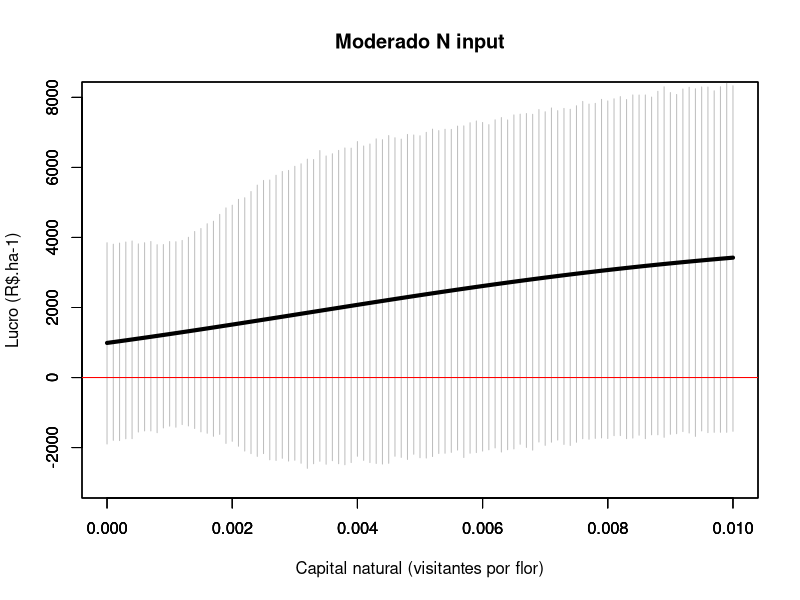
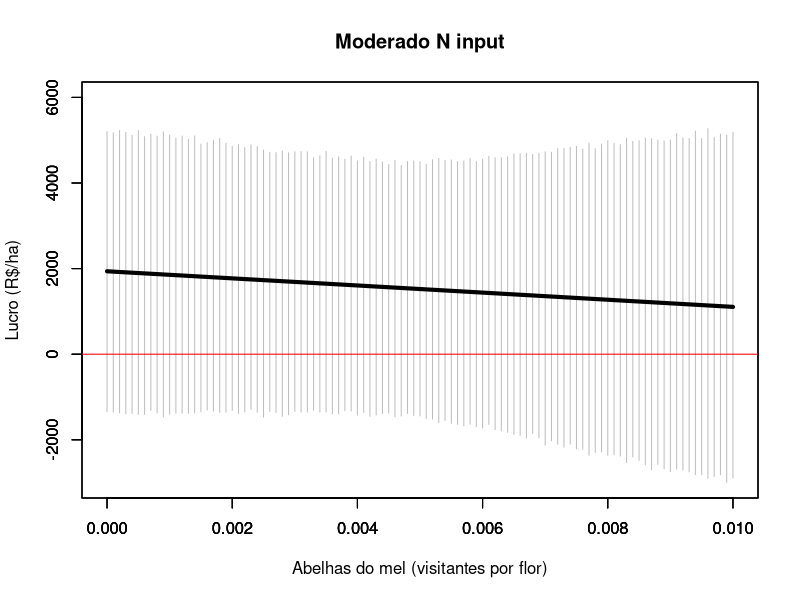
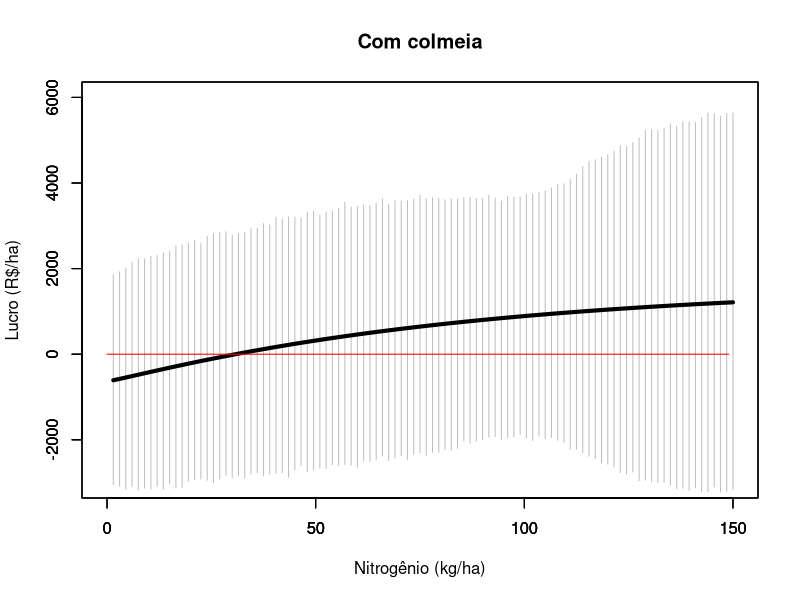

Here is the R script that generated these plots, in order:
#Modelo conceitual para a avaliação econômica da polinização agrícola. 
#Este código deve ser usado no programa R.

#A aplicação do modelo consiste em 4 etapas:
#1ª: inserir os coeficientes das equações dos modelos estatístico;
#2ª: inserir os dados de custo de produção e dos preços;
#3ª: adaptar as equações;
#4ª: simular os cenários das projeções do lucro em relação às práticas de manejo.

#Para replicar o modelo considerando as mesmas práticas de manejo usadas no caso do feijão, 
#basta adaptar os valores dos coeficientes (1ª etapa), do custo de produção e dos preços (2ª etapa)
#Para acrescentar novas práticas de manejo agrícola (i.e., convencional ou de polinizadores), 
#terá que adaptar as equações (3ª etapa), acrescentando as novas variáveis onde forem necessárias. 


#Primeira etapa: Inserir os coeficientes das seguintes equações:
#1. Modelo de produtividade;
#2. Modelo de baixa qualidade;
#3. Modelo de alta qualidade. 

#########################
#MODELO DA PRODUTIVIDADE#
#########################

# Este modelo indica o quanto a produtividade por flor (g/flor) é afetada pelas:
# 1. prática de fertilizante (kg de nitrogênio por hectare);
# 2. prática de manejo de abelhas (densidade de abelha do mel - visitantes por flor);
# 3. prática do capital natural (densidade de polinizadores nativos - visitantes por flor). 

#intercepto: produtividade média (g/flow) obtida sem as práticas de manejo consideradas neste estudo. 
#desvio padrão: obtido pela multiplicação entre o erro padrão e a raiz quadrada do grau de liberdade dos resíduos. 
baseY= -7.4024
baseYsd= 2.1232*sqrt(26) #erro padrão*sqrt(graus de liberdade)
#fertilizante: efeito do nitrogênio (kg/ha) na produtividade (g/flor). 
#   Nessa variável foi usada a transformação logarítmica no caso do feijão. 
#   Em seguida, inserir o erro padrão e o grau de liberdade do resíduo para calcular o desvio padrão. 
eN=1.6145 
eNsd= 0.4663*sqrt(26)
#manejo de abelhas: o efeito da densidade de abelhas do mel (visitantes por flor) na produtividade (g/flor). 
#   Em seguida, inserir o erro padrão e o grau de liberdade do resíduo para calcular o desvio padrão.
eMB=-37.1699
eMBsd=29.1504*sqrt(26)
#capital natural: o efeito da densidade de polinizadores nativos (visitantes por flor) na produtividade (g/flor). 
#   Em seguida, inserir o erro padrão e o grau de liberdade do resíduo para calcular o desvio padrão.
eNC = 2420.3289
eNCsd=1357.9591*sqrt(26) 
#(fertilizante)*(manejo de abelhas): efeito da interação entre nitrogênio (fertilizante) e o manejo de abelha (densidade)
#   na produtividade (g/flor).
#   Em seguida, inserir o erro padrão e o grau de liberdade do resíduo para calcular o desvio padrão. 
iN_MB=0 
iN_MBsd=0
#(fertilizante)*(capital natural): efeito da interação entre nitrogênio (fertilizante) e o capital natural (densidade)
#   na produtividade (g/flor).
#   Em seguida, inserir o erro padrão e o grau de liberdade do resíduo para calcular o desvio padrão. 
iN_NC=-530.7988
iN_NCsd=300.6824*sqrt(26)
#(manejo de abelha)*(capital natural): efeito da interação entre manejo de abelha (densidade) e o capital natural (densidade)
#   na produtividade (g/flor).
#   Em seguida, inserir o erro padrão e o grau de liberdade do resíduo para calcular o desvio padrão. 
iNC_MB=0
iNC_MBsd=0



###########################
#MODELO DA BAIXA QUALIDADE#
###########################

# Este modelo indica o quanto a probabilidade de um feijão ser considerado de baixa qualidade é afetada por:
# 1. prática de fertilizante (kg de nitrogênio por hectare);
# 2. prática de manejo de abelhas (densidade de abelha do mel - visitantes por flor);
# 3. prática do capital natural (riqueza de polinizadores nativos - nº de espécies por flor).

#O primeiro valor se refere ao coeficiente de cada variável explicativa do modelo. 
#O segundo valor se refere ao desvio padrão calculado com base no erro padrão e no grau de liberdade do resíduo. 

#intercepto: probabilidade média obtida sem o efeito das práticas de manejo conisderadas no estudo. 
baseQl=6.403e-01
baseQlsd=3.520*sqrt(26)
#fertilizante: efeito do nitroênio (kg/ha) na probabilidade de ocorrência da baixa qualidade.
eqlN=-5.795e-02 
eqlNsd=2.919e-02*sqrt(26)
#manejo de abelha: efeito da densidade de abelhas (visitantes por flor) na probabilidade de ocorrência da baixa qualidade.  
eqlMB=5.717e+03
eqlMBsd=1.654e+03*sqrt(26)
#capital natural: efeito da riqueza de polinizadores nativos (nª de espécies por flor) na probabilidade de ocorrência da baixa qualidade. 
eqlNC=-6.599e+03 
eqlNCsd=2.299e+03*sqrt(26)
#(fertilizante)*(manejo de abelhas): efeito da interação entre nitrogênio (kg/ha) e o manejo de abelha (densidade) na probabilidade de baixa qualidade.
iqlN_MB=5.362e+01 
iqlN_MBsd=1.615e+01
#(fertilizante)*(capital natural): efeito da interação entre nitrogênio (kg/ha) e o capital natural (riqueza) na probabilidade de baixa qualidade.
iqlN_NC=7.342e+01
iqlN_NCsd=2.476e+01*sqrt(26)
#(manejo de abelhas)*(capital natural): efeito da interação entre abelha do mel (densidade) e o capital natural (riqueza) na probabilidade de baixa qualidade.
iqlNC_MB=-3.906e+05
iqlNC_MBsd=2.166e+05*sqrt(26)

##########################
#MODELO DA ALTA QUALIDADE#
##########################

# Este modelo indica o quanto a probabilidade de um feijão ser considerado de alta qualidade é afetada por:
# 1. prática de fertilizante (kg de nitrogênio por hectare);
# 2. prática de manejo de abelhas (densidade de abelha do mel - visitantes por flor);
# 3. prática do capital natural (densidade de polinizadores nativos - visitantes por flor). 

#O primeiro valor se refere ao coeficiente de cada variável explicativa do modelo. 
#O segundo valor se refere ao desvio padrão calculado com base no erro padrão e no grau de liberdade do resíduo. 


#intercepto: probabilidade obtida sem o efeito das práticas de manejo conisderadas no estudo. 
baseQh=-4.247e+00
baseQhsd=2.412*sqrt(26)
#fertilizante: efeito do nitroênio (kg/ha) na probabilidade de ocorrência da alta qualidade.
eqhN=2.783e-02
eqhNsd=2.290e-02*sqrt(26)
#manejo de abelha: efeito da densidade de abelhas (visitantes por flor) na probabilidade de ocorrência da alta qualidade.  
eqhMB=-1.020e+03
eqhMBsd=3.500e+02*sqrt(26)
#capital natural: efeito da densidade de polinizadores nativos (visitantes por flor) na probabilidade de ocorrência da alta qualidade. 
eqhNC=5.094e+03
eqhNCsd=6.598e+02*sqrt(26)
#(fertilizante)*(manejo de abelhas): efeito da interação entre nitrogênio (kg/ha) e o manejo de abelha (densidade) na probabilidade de alta qualidade.
iqhN_MB=1.156e+01 
iqhN_MBsd=3.363*sqrt(26)
#(fertilizante)*(capital natural): efeito da interação entre nitrogênio (kg/ha) e o capital natural (riqueza) na probabilidade de alta qualidade.
iqhN_NC=-5.538e+01
iqhN_NCsd=7.208*sqrt(26)
#(manejo de abelhas)*(capital natural): efeito da interação entre abelha do mel (densidade) e o capital natural (riqueza) na probabilidade de alta qualidade.
iqhNC_MB=0
iqhNC_MBsd=0



#SEGUNDA ETAPA: Inserir os dados dos custos de produção e dos preços  

#Custo associado com a aplicação de pesticida (R$/ha).
#No caso da aplicação no feijão, esse insumo foi agrupado junto a outros insumos nos custos variáveis. 
Cpest=0 
#Custo associado com a aplicação de fertilizante (R$ por kg de nitrogenio aplicado por hectare).
#O custo do fertilizante foi baseado no custo do nitrogênio contido na ureia. 
#1 kg de ureia custa R$ 1,56 e contém 0.4 kg de nitrogênio, logo, 1kg de nitrogênio custa R$3.54.
Cfert=3.54
#Custo associado com o manejo de abelhas.
#O custo está associado aos gastos para instalar um colmeia no campo agrícola.
#Como as equações na 1ª etapa estão relacionadas à densidade de polinizadores, o custo foi considerado aqui como sendo 
#também em função da densidade de abelhas manejadas. 
#A instalação de uma colmeia é de R$350,00 e oferece 3333 abelhas por hectare. 
#Cada hectare tem em média 389 mil flores durante o pico da floração.
#Assim, cada colmeia permite um aumento de densidade de 0.01 abelhas do mel por flor. 
#Portanto, o custo para se ter 1 abelha do mel por flor é de R$40,8 mil por hectare por mês (350/(3333/389000)).
#Este valor será multiplicado pela densidade que se busca atingir.
#Por exemplo, considerando a densidade dada por 1 colmeia (i.e., 0.01 visitantes por flor), 
#o custo do manejo será de R$408/mês (40800*0.01).
#Assumi-se que os produtores aluguarão as colmeias por 1 mes (período da floração).
Cmb=40800
#Custo associado com o manejo do capital natural (R$/ha).
#No caso do feijão, esse componente foi considerado nulo. 
Cnc=0
#Custos fixos (R$/ha).
Cother=229
#Custo variável (R$ por kg produzido) 
VC=0.83
#Preços associados a cada categoria de qualidade do produto (R$)
PriceHQ=2.25 # para alta qualidade
PriceMQ=2 # para média qualidade
PriceLQ=1.75 # para baixa qualidade




#TERCEIRA ETAPA: Adaptação das equações
 

##EQUAÇÃO DA PRODUTIVIDADE

Yield_function = function(NC, MB, N){
  
  #Efeito do capital natural (NC), do manejo de abelhas (MB) e do fertilizante (N) sobre a produtividade (Yo)
  #O modelo de produtividade foi obtido com a transformação logit em (Y/(2-Y)), pois se trata de uma variável sigmóide (formato em s)
  #Para estimar a produtividade é preciso fazer a transoformação reversa, logo Yo=(2/(1/exp(Y)+1))    
        
        Yo=2/ (1/exp(baseY+eN*log(N)+(eMB+iN_MB*log(N)+iNC_MB*NC)*MB+(eNC+iN_NC*log(N))*NC)+1)
        ###Convertendo a estima de g/flor para kg/ha. 
        ### peso por vagem * num flor por m2 /1000(gr para kg)*10000 (m2 para ha)
        Y=Yo*196/1000*10000
  return(Y)
}

##EQUAÇÃO DO LUCRO (PF), QUE INCLUI:
    #EQUAÇÃO DA PRODUTIVIDADE;
    #EQUAÇÕES DOS MODELOS DE QUALIDADE;
    #EQUAÇÃO DO CUSTO DE PRODUÇÃO (PC);
    #EQUAÇÃO DA RECEITA (R). 

Pf_function = function(NC, MB, N){
      
        ###EQUAÇÃO DA PRODUTIVIDADE
        #Efeito do capital natural (NC), do manejo de abelhas (MB) e do fertilizante (N) sobre a produtividade (Yo)
        Yo=2/ (1/exp(baseY+eN*log(N)+(eMB+iN_MB*log(N)+iNC_MB*NC)*MB+(eNC+iN_NC*log(N))*NC)+1)
        Y=Yo*196/1000*10000
        
        ###EQUAÇÕES DOS MODELOS DE QUALIDADE
        #Efeito do capital natural (NC), do manejo de abelhas (MB) e do fertilizante (N) 
        #sobre a probabilidade de cada categoria de qualidade
        # ALTA qualidade 
          PHQ=baseQh+(eqhNC+iqhN_NC*N)*NC+eqhN*N+(eqhMB+iqhN_MB*N+iqhNC_MB*NC)*MB
        #Aplicando a transformação reversa no loggit (para modelos que assumem a distribuição binomial)  
          PHQbt=1/(1+1/exp(PHQ))
        #BAIXA qualidade  
          PLQ=baseQl+(eqlNC+iqlN_NC*N)*NC+eqlN*N+(eqlMB+iqlN_MB*N+iqlNC_MB*NC)*MB
        #Aplicando a transformação reversa no loggit (para modelos que assumem a distribuição binomial)  
          PLQbt=1/(1+1/exp(PHQ))    
        #MÉDIA qualidade  
          PMQ=1 - PHQbt-PLQbt 
        
        
        ###EQUAÇÃO DO CUSTO DE PRODUÇÃO (PC)
        FC=Cpest+Cfert*N+Cmb*MB+Cnc*NC+Cother #custo fixo
        VCy= VC*Y  #custo variável
        PC= FC+VCy  #custo total
        
        ###EQUAÇÃO DA RECEITA (R) 
        #Receita calculada considerndo a produtividade rateada entre as três qualidade do produto 
        #Multiplica pelo preço ajustado pela qualidade. 
        R = PriceLQ*Y*PLQbt+ PriceMQ*Y*PMQ+PriceHQ*Y*PHQbt 
        
        ###EQUAÇÃO DO LUCRO (Pf)
        Pf = R-PC
        return(Pf)
      }
      
#As equações seguintes são usadas para a projeçao do desvio padrão nos gráficos. 
      Pfsd_function = function(NC, MB, N){
        
 
        #formulas SE
        Pfsd_vector=rep(0, length(NC)*length(MB)*length(N))
        for (i in 1:length(N)){
          for (j in 1:length(NC)) {
            for (k in 1:length(MB)){
              
              ###EQUAÇÃO DA PRODUTIVIDADE
              #Efeito do capital natural (NC), do manejo de abelhas (MB) e do fertilizante (N) sobre a produtividade (Yo)
              #Y=baseY+(eNC+iN_NC*log(N[i]))*NC[j]+eN*log(N[i])+(eMB+iN_MB*log(N[i])+iNC_MB*NC[j])*MB[k]
              Yo=2/ (1/exp(baseY+eN*log(N[i])+(eMB+iN_MB*log(N[i])+iNC_MB*NC[j])*MB[k]+(eNC+iN_NC*log(N[i]))*NC[j])+1)
              Y=Yo*196/1000*10000
              
              ###EQUAÇÕES DOS MODELOS DE QUALIDADE
              #Efeito do capital natural (NC), do manejo de abelhas (MB) e do fertilizante (N) 
              #sobre a probabilidade de cada categoria de qualidade 
              # ALTA qualidade
              PHQ=baseQh+(eqhNC+iqhN_NC*N[i])*NC[j]+eqhN*N[i]+(eqhMB+iqhN_MB*N[i]+iqhNC_MB*NC[j])*MB[k]
              #Aplicando a transformação reversa no loggit (para modelos que assumem a distribuição binomial)  
              PHQbt=1/(1+1/exp(PHQ))
              #BAIXA qualidade  
              PLQ=baseQl+(eqlNC+iqlN_NC*N[i])*NC[j]+eqlN*N[i]+(eqlMB+iqlN_MB*N[i]+iqlNC_MB*NC[j])*MB[k]
              #Aplicando a transformação reversa no loggit (para modelos que assumem a distribuição binomial) 
              PLQbt=1/(1+1/exp(PHQ))    
              #MÉDIA qualidade  
              PMQ=1 - PHQbt-PLQbt 
              
              ####CUSTO DE PRODUÇÃO (PC)
              FC=Cpest+Cfert*N[i]+Cmb*MB[k]+Cnc*NC[j]+Cother  
              VCy= VC*Y 
              PC= FC+VCy 
              
              ### RECEITA (R) 
              R = PriceLQ*Y*PLQbt+ PriceMQ*Y*PMQ+PriceHQ*Y*PHQbt 
              
              ###LUCRO (PF)
              Pf = R-PC
              
              
              
              #PRODUTIVIDADE
              Ysdo=2/ (1/exp(rnorm(10000,mean=baseY, sd=baseYsd)+rnorm(10000,mean=eN, sd=eNsd)*log(N[i])+
                            (rnorm(10000,mean=eMB, sd=eMBsd)+rnorm(10000,mean=iN_MB, sd=iN_MBsd)*log(N[i])+
                               rnorm(10000,mean=iNC_MB, sd=iNC_MBsd)*NC[j])*MB[k]+
                            (rnorm(10000,mean=eNC, sd=eNCsd)+rnorm(10000,mean=iN_NC, sd=iN_NCsd)*log(N[i]))*NC[j])+1)
              Ysd=Ysdo*196/1000*10000 #NÚMERO MÉDIO DE FLORES POR HECTARE (196 flores por m2)
              
              #QUALIDADE
              PHQsd=sd(rnorm(10000,mean=baseQh, sd=baseQhsd)+(rnorm(10000,mean=eqhNC, sd=eqhNCsd)+
                                                                rnorm(10000,mean=iqhN_NC, sd=iqhN_NCsd)*N[i])*NC[j]+
                         rnorm(10000,mean=eqhN, sd=eqhNsd)*N[i]+
                         (rnorm(10000,mean=eqhMB, sd=eqhMBsd)+rnorm(10000,mean=iqhN_MB, sd=iqhN_MBsd)*N[i]+
                            rnorm(10000,mean=iqhNC_MB, sd=iqhNC_MBsd)*NC[j])*MB[k])
              
              PHQbt_sd=sd(1/(1+1/exp(rnorm(10000,mean=PHQ, sd=PHQsd))))
              
              
              
              PLQsd=sd(rnorm(10000,mean=baseQl, sd=baseQlsd)+(rnorm(10000,mean=eqlNC, sd=eqlNCsd)+
                                                                rnorm(10000,mean=iqlN_NC, sd=iqlN_NCsd)*N[i])*NC[j]+
                         rnorm(10000,mean=eqlN, sd=eqlNsd)*N[i]+(rnorm(10000,mean=eqlMB, sd=eqlMBsd)+
                                                                rnorm(10000,mean=iqlN_MB, sd=iqlN_MBsd)*N[i]+
                                                                rnorm(10000,mean=iqlNC_MB, sd=iqlNC_MBsd)*NC[j])*MB[k])
              
              PLQbt_sd=sd(1/(1+1/exp(rnorm(10000,mean=PHQ, sd=PHQsd))) )   
              PMQsd=sd(1 - rnorm(10000,mean=PHQbt, sd=PHQbt_sd)-rnorm(10000,mean=PLQbt , sd=PLQbt_sd))
              
              #CUSTO DE PRODUÇÃO (PC)
              FCsd=0
              VCy_sd= sd(VC*rnorm(10000,mean=Y, sd=Ysd) )
              PCsd= sd((FC+VC*rnorm(10000,mean=Y, sd=Ysd))  )
              
              #RECEITA (R)
              Rsd = sd(PriceLQ*rnorm(10000,mean=Y, sd=Ysd)*rnorm(10000,mean=PLQbt, sd=PLQbt_sd)+ 
                         PriceMQ*rnorm(10000,mean=Y, sd=Ysd)*rnorm(10000,mean=PMQ, sd=PMQsd)+
                         PriceHQ*rnorm(10000,mean=Y, sd=Ysd)*rnorm(10000,mean=PHQbt, sd=PHQbt_sd) )
              
              #LUCRO (PF)
              Pfsd = sd(rnorm(10000,mean=R, sd=Rsd)-rnorm(10000,mean=PC, sd=PCsd))
              
              
              if (length(N)>1){Pfsd_vector[i]=Pfsd}
              if (length(NC)>1){Pfsd_vector[j]=Pfsd}
              if (length(MB)>1){Pfsd_vector[k]=Pfsd}
            }}}
        
        Lower_line=Pf-Pfsd_vector
        
        return(Pfsd_vector)
      }
      


#QUARTA ETAPA: Projetando cenários de manejo de polinizadores.  
#Aqui é possível projetar os gráficos do lucro (R$/ha) associado com o manejo do capital natural, das colmeias e do fertilizante. 
      par(mfrow=c(1,1))
      
      #GRÁFICO 1 - simula como o lucro varia com o capital natural 
      #Manejo de colmeia:
          #Com manejo de colmeias (0.01 abelha por flor) (MB=0.01);
          #Sem manejo de colmeias (MB=0) 
      #Manejo de fertilizante (N)
          #Uso intensivo de nitrogênio (kg/ha) (N=130)
          #Uso moderado de nitrogênio (kg/ha) (N=60)
      New.function<-function(x){Pf_function(x, MB=0, N=60)} #Inserir os valores referentes ao manejo
      New.function_sd<-function(x){Pfsd_function(x, MB=0, N=60)} #Inserir os valores referentes ao manejo
      fun_LOWCI <- function(x){
        New.function(x) - 1.96*(New.function_sd(x)/sqrt(26))
      }
      fun_HIGHCI <- function(x){
        New.function(x) + 1.96*(New.function_sd(x)/sqrt(26))
      }
      
      plot(fun_LOWCI,  xlab="", ylab="", main="", xlim=c(0,0.01), ylim=c(-3000,8000), col="grey",type = "h" )
      par(new=TRUE)
      plot(fun_HIGHCI,  xlab="", ylab="", main="", xlim=c(0,0.01), ylim=c(-3000,8000), col="grey",type = "h" )
       par(new=TRUE)
      plot(New.function,  xlab="Capital natural (visitantes por flor)", ylab="Lucro (R$.ha-1)",lwd = 4, main="Moderado N input", xlim=c(0,0.01), ylim=c(-3000,8000) )
      x=1:2000/1000-1
      y=0*x
      lines(x,y, col="red")
      
      
      #GRÁFICO 2 - simula como o lucro varia com o manejo de colmeia (densidade de abelhas do mel)
      #Manejo de capital natural (NC):
          #Densidade de polinizadores nativos de 0.001 (NC=0.001)
      #Manejo de fertilizante (N)
          #Uso intensivo de nitrogênio (kg/ha) (N=130)
          #Uso moderado de nitrogênio (kg/ha) (N=60)
      New.function<-function(x){Pf_function(NC=0.001, x, N=130)} #Inserir os valores referentes ao manejo
      New.function_sd<-function(x){Pfsd_function(NC=0.001, x, N=130)} #Inserir os valores referentes ao manejo
      fun_LOWCI <- function(x){
        New.function(x) - 1.96*(New.function_sd(x)/sqrt(26))
      }
      fun_HIGHCI <- function(x){
        New.function(x) + 1.96*(New.function_sd(x)/sqrt(26))
      }
      
      plot(fun_LOWCI,  xlab="", ylab="", main="", xlim=c(0,0.01), ylim=c(-3000,6000), col="grey",type = "h"  )#, ylim=c(0,1e+05 )
      par(new=TRUE)
      plot(fun_HIGHCI,  xlab="", ylab="", main="", xlim=c(0,0.01), ylim=c(-3000,6000), col="grey",type = "h"  )#, ylim=c(0,1e+05 )
      par(new=TRUE)
      plot(New.function,  xlab="Abelhas do mel (visitantes por flor)", ylab="Lucro (R$/ha)", main="Moderado N input" ,lwd = 4, xlim=c(0,0.01), ylim=c(-3000,6000))
      x=1:2000/1000-1
      y=0*x
      lines(x,y, col="red")
      
      #GRÁFICO 3 - simula como o lucro varia com o fertilizante 
      #Manejo de colmeia (MB):
          #Com manejo de colmeias (0.01 abelha por flor) (MB=0.01);
          #Sem manejo de colmeias (MB=0)
      #Manejo de capital natural (NC):
          #Densidade de polinizadores nativos de 0.001 (NC=0.001)
      New.function<-function(x){Pf_function(NC=0.001, MB=0.01, x)} #Inserir os valores referentes ao manejo
      New.function_sd<-function(x){Pfsd_function(NC=0.001, MB=0.01, x)} #Inserir os valores referentes ao manejo
      fun_LOWCI <- function(x){
        New.function(x) - 1.96*(New.function_sd(x)/sqrt(26))
      }
      fun_HIGHCI <- function(x){
        New.function(x) + 1.96*(New.function_sd(x)/sqrt(26))
      }
      
       plot(fun_LOWCI,  xlab="", ylab="", main="", xlim=c(0,150), ylim=c(-3000,6000), col="grey",type = "h"  )#, ylim=c(0,1e+05 )
      par(new=TRUE)
      plot(fun_HIGHCI,  xlab="", ylab="", main="", xlim=c(0,150), ylim=c(-3000,6000), col="grey",type = "h"  )#, ylim=c(0,1e+05 )
     par(new=TRUE)
      plot(New.function,  xlab="Nitrogênio (kg/ha)", ylab="Lucro (R$/ha)", main="Com colmeia",lwd = 4, xlim=c(0,150), ylim=c(-3000,6000))
      x=1:150-1
      y=0*x
      lines(x,y, col="red")
     
      
